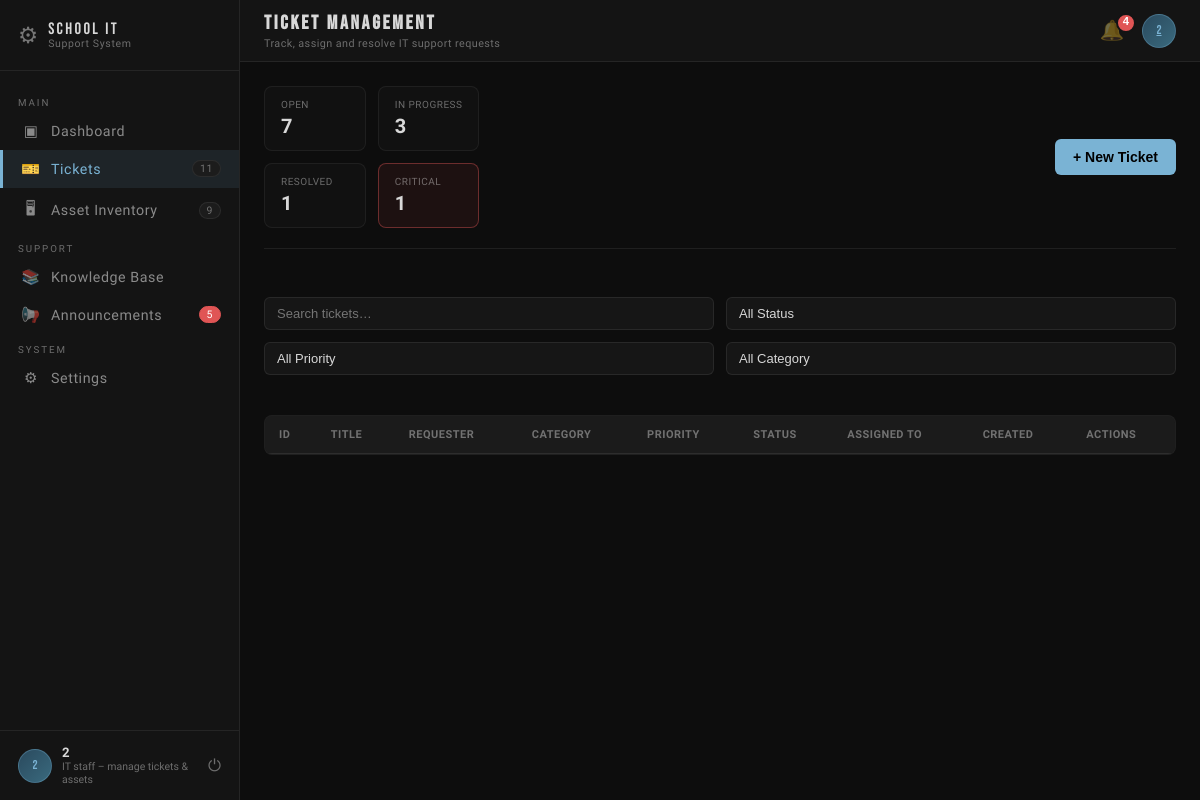
The page /tickets (signed in) on the database its author committed.
### models.py (models this page shows, shortened)
class User(db.Model):
    __tablename__ = 'users'
    id            = db.Column(db.Integer, primary_key=True)
    username      = db.Column(db.String(80),  unique=True, nullable=False)
    email         = db.Column(db.String(120), unique=True, nullable=False)
    password_hash = db.Column(db.String(255), nullable=False)
    full_name     = db.Column(db.String(120), nullable=False)
    role_id       = db.Column(db.Integer, db.ForeignKey('roles.id'), nullable=False)
    department    = db.Column(db.String(100))
    phone         = db.Column(db.String(20))
    is_active     = db.Column(db.Boolean, default=True)
    last_login    = db.Column(db.DateTime)
    created_at    = db.Column(db.DateTime, default=datetime.utcnow)
    updated_at    = db.Column(db.DateTime, default=datetime.utcnow, onupdate=datetime.utcnow)
    role                = db.relationship('Role', back_populates='users')
    submitted_tickets   = db.relationship('Ticket', foreign_keys='Ticket.requester_id',   back_populates='requester',  lazy='dynamic')
    assigned_tickets    = db.relationship('Ticket', foreign_keys='Ticket.assigned_to_id', back_populates='assigned_to', lazy='dynamic')
    comments            = db.relationship('TicketComment',        back_populates='author',     lazy='dynamic')
    assets_assigned     = db.relationship('Asset',                back_populates='assigned_to', lazy='dynamic')
    maintenance_logs    = db.relationship('AssetMaintenance',     back_populates='performed_by', lazy='dynamic')
    kb_articles         = db.relationship('KnowledgeBaseArticle', back_populates='author',      lazy='dynamic')
    announcements       = db.relationship('Announcement',         back_populates='author',      lazy='dynamic')
    notifications       = db.relationship('Notification',         back_populates='user',        lazy='dynamic')
    audit_logs          = db.relationship('AuditLog',             back_populates='user',        lazy='dynamic')

class Role(db.Model):
    __tablename__ = 'roles'
    id          = db.Column(db.Integer, primary_key=True)
    name        = db.Column(db.String(50), unique=True, nullable=False)   # admin | it_staff | student
    description = db.Column(db.String(200))
    created_at  = db.Column(db.DateTime, default=datetime.utcnow)
    users = db.relationship('User', back_populates='role', lazy='dynamic')

### main.py (the view)
    @app.route('/tickets')
    def tickets_page():
        if 'user_id' not in session:
            return redirect(url_for('login'))
        from models import Ticket, User
        user = User.query.get(session['user_id'])
        if user and user.role.name == 'student':
            ticket_stats = {
                'open': Ticket.query.filter_by(status='open', requester_id=user.id).count(),
                'in_progress': Ticket.query.filter_by(status='in_progress', requester_id=user.id).count(),
                'resolved': Ticket.query.filter_by(status='resolved', requester_id=user.id).count(),
                'critical': Ticket.query.filter_by(priority='critical', requester_id=user.id).count(),
            }
        else:
            ticket_stats = {
                'open': Ticket.query.filter_by(status='open').count(),
                'in_progress': Ticket.query.filter_by(status='in_progress').count(),
                'resolved': Ticket.query.filter_by(status='resolved').count(),
                'critical': Ticket.query.filter_by(priority='critical').count(),
            }
        return render_template('tickets.html', ticket_stats=ticket_stats)

### templates/tickets.html (shortened to what this page needs)
{% extends 'base.html' %}
{% block page_heading %}Ticket Management{% endblock %}
{% block page_sub %}Track, assign and resolve IT support requests{% endblock %}
{% block extra_css %}
<link rel="stylesheet" href="{{ url_for('static', filename='css/tickets.css') }}"/>
{% endblock %}
{% block content %}
<div class="tickets-header">
  <div class="tickets-stats">
    <div class="stat-box">
      <span class="stat-label">Open</span>
      <span class="stat-number">{{ ticket_stats.open }}</span>
    </div>
    <div class="stat-box">
      <span class="stat-label">In Progress</span>
      <span class="stat-number">{{ ticket_stats.in_progress }}</span>
    </div>
    <div class="stat-box">
      <span class="stat-label">Resolved</span>
      <span class="stat-number">{{ ticket_stats.resolved }}</span>
    </div>
    <div class="stat-box critical">
      <span class="stat-label">Critical</span>
      <span class="stat-number">{{ ticket_stats.critical }}</span>
    </div>
  </div>
  <button class="btn-primary" onclick="openCreateModal()">+ New Ticket</button>
</div>
<div class="tickets-filters">
  <input type="text" id="searchInput" placeholder="Search tickets…" onkeyup="applyFilters()">
  <select id="statusFilter" onchange="applyFilters()">
    <option value="">All Status</option>
  </select>
  <select id="priorityFilter" onchange="applyFilters()">
    <option value="">All Priority</option>
  </select>
  <select id="categoryFilter" onchange="applyFilters()">
    <option value="">All Category</option>
  </select>
</div>
<div class="tickets-container">
  <table class="tickets-table" id="ticketsTable">
    <thead>
      <tr>
        <th>ID</th>
        <th>Title</th>
        <th>Requester</th>
        <th>Category</th>
        <th>Priority</th>
        <th>Status</th>
        <th>Assigned To</th>
        <th>Created</th>
        <th>Actions</th>
      </tr>
    </thead>
  </table>
</div>
{% endblock %}

### templates/base.html (shortened to what this page needs)
<!DOCTYPE html>
<html lang="en">
<head>
  <link rel="stylesheet" href="{{ url_for('static', filename='css/pages.css') }}"/>
  {% block extra_css %}{% endblock %}
</head>
<body>
<aside class="sidebar" id="sidebar">
  <div class="sidebar__brand"><span class="brand-gear">⚙</span><div class="brand-text"><span class="brand-title">SCHOOL IT</span><span class="brand-sub">Support System</span></div></div>
  <nav class="sidebar__nav">
    <p class="nav-section-label">MAIN</p>
    {% if current_user and current_user.role.name != 'student' %}
    <a href="{{ url_for('dashboard') }}" class="nav-item{% if request.path == url_for('dashboard') %} active{% endif %}"><span class="nav-icon">▣</span> Dashboard</a>
    {% endif %}
    <a href="{{ url_for('tickets_page') }}" class="nav-item{% if request.path.startswith('/tickets') %} active{% endif %}"><span class="nav-icon">🎫</span> Tickets{% if ticket_count %}<span class="nav-badge">{{ ticket_count }}</span>{% endif %}</a>
    {% if current_user and current_user.role.name != 'student' %}
    <a href="{{ url_for('assets_page') }}" class="nav-item{% if request.path.startswith('/assets') %} active{% endif %}"><span class="nav-icon">🖥</span> Asset Inventory{% if asset_count %}<span class="nav-badge">{{ asset_count }}</span>{% endif %}</a>
    {% endif %}
    <p class="nav-section-label">SUPPORT</p>
    <a href="{{ url_for('kb_page') }}" class="nav-item{% if request.path.startswith('/kb') %} active{% endif %}"><span class="nav-icon">📚</span> Knowledge Base</a>
    <a href="{{ url_for('announcements_page') }}" class="nav-item{% if request.path.startswith('/announcements') %} active{% endif %}"><span class="nav-icon">📢</span> Announcements{% if announcement_count %}<span class="nav-badge new">{{ announcement_count }}</span>{% endif %}</a>
    <p class="nav-section-label">SYSTEM</p>
    {% if current_user and current_user.role.name != 'student' %}
    <a href="#" class="nav-item"><span class="nav-icon">⚙</span> Settings</a>
    {% endif %}
  </nav>
  <div class="sidebar__footer">
    <div class="user-avatar">{{ current_user.username[:2].upper() if current_user }}</div>
    <div class="user-meta"><span class="user-name">{{ current_user.full_name if current_user }}</span><span class="user-role">{{ current_user.role.description if current_user and current_user.role }}</span></div>
    <a href="{{ url_for('logout_page') }}" class="logout-btn">⏻</a>
  </div>
</aside>
<div class="main">
  <header class="topbar">
    <div class="topbar__left"><h2 class="page-heading">{% block page_heading %}{% endblock %}</h2><span class="page-sub">{% block page_sub %}{% endblock %}</span></div>
    <div class="topbar__right">
      <div class="notifications-container" id="notificationsContainer">
        <button class="notifications-bell" id="notificationsBell" onclick="toggleNotifications()">
          🔔
          <span class="notification-badge" id="notificationBadge" style="display:none;">0</span>
        </button>
      </div>
      <a href="{{ url_for('profile_page') }}" class="topbar-avatar" title="Profile">{{ current_user.username[:2].upper() if current_user }}</a>
    </div>
  </header>
  <div class="page-content">
    {% block content %}{% endblock %}
  </div>
</div>
</body>
</html>

### static/css/tickets.css (style rules this page uses)
.tickets-header { display: flex; justify-content: space-between; align-items: center; margin-bottom: 28px; padding-bottom: 20px; border-bottom: 1px solid rgba(255, 255, 255, 0.08); }
.tickets-stats { display: grid; grid-template-columns: repeat(4, 1fr); gap: 12px; }
.stat-box { background: rgba(255, 255, 255, 0.02); border: 1px solid rgba(255, 255, 255, 0.06); border-radius: 8px; padding: 12px 16px; display: flex; flex-direction: column; gap: 4px; transition: all 0.2s ease; }
.stat-box.critical { border-color: rgba(224, 85, 85, 0.4); background: rgba(224, 85, 85, 0.08); }
.stat-label { font-size: 10px; text-transform: uppercase; letter-spacing: 0.5px; color: var(--text-dim); }
.stat-number { font-size: 20px; font-weight: 700; color: var(--text); }
.btn-primary { background: var(--accent); border: none; border-radius: 6px; padding: 10px 18px; color: #000; font-weight: 600; cursor: pointer; transition: all 0.2s ease; font-size: 14px; }
.tickets-filters { display: grid; grid-template-columns: 2fr 1fr 1fr 1fr; gap: 12px; margin-bottom: 20px; }
.tickets-filters input, .tickets-filters select { background: rgba(255, 255, 255, 0.04); border: 1px solid rgba(255, 255, 255, 0.08); border-radius: 6px; padding: 8px 12px; color: var(--text); font-size: 13px; transition: all 0.2s ease; }
.tickets-container { background: rgba(255, 255, 255, 0.02); border: 1px solid rgba(255, 255, 255, 0.06); border-radius: 8px; overflow: hidden; }
.tickets-table { width: 100%; border-collapse: collapse; font-size: 13px; }
.tickets-table thead { background: rgba(255, 255, 255, 0.04); border-bottom: 1px solid rgba(255, 255, 255, 0.08); }
.tickets-table th { padding: 12px 14px; text-align: left; font-weight: 600; text-transform: uppercase; letter-spacing: 0.5px; color: var(--text-dim); font-size: 11px; }
@media (max-width: 1200px) { .tickets-stats { grid-template-columns: repeat(2, 1fr); } }
@media (max-width: 1200px) { .tickets-filters { grid-template-columns: 1fr 1fr; } }

### rows shown on the page
User: username "2", full_name "2"
Role: role "IT staff – manage tickets & assets"

### other values the page prints
{{ ticket_count }} "11"
{{ asset_count }} "9"
{{ announcement_count }} "5"
{{ ticket_stats.open }} "7"
{{ ticket_stats.in_progress }} "3"
{{ ticket_stats.resolved }} "1"
{{ ticket_stats.critical }} "1"
